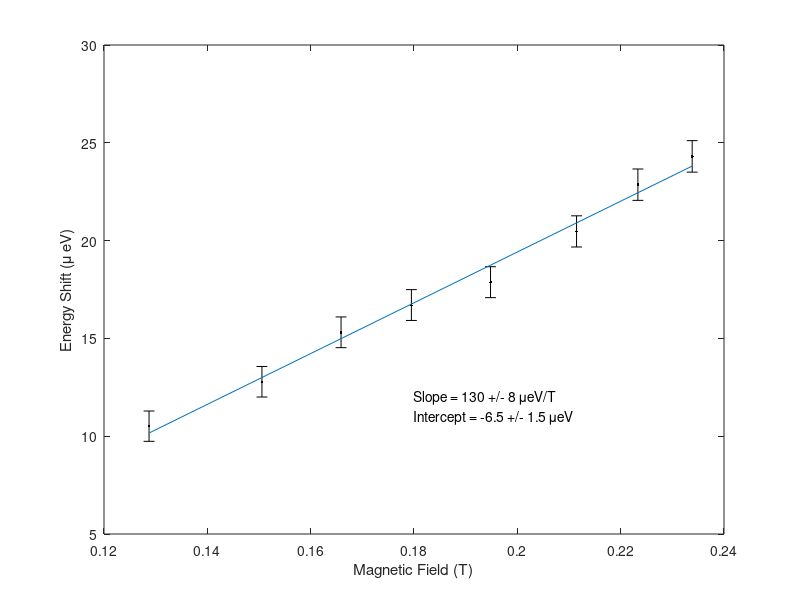

Write MATLAB code to recreate this figure.
% Zeeman Experiment
% weighted fitting of a line to the energy vs magnetic field
% the raw data is the angle obtained from the video camera.
% You will supply an estimate of the angular uncertainty for each angle
% measurement. Some typical data has been supplied below in the variable
% x (array of magnetic field values, in Gauss)
% alpha1 (initial angle of an unshifted bright fringe)
% alpha (array of angles you measure as a function of the magnetic
% delta_alpha1 (uncertainly in the initial angle)
% delta_alpha (uncertainty in the shifted angles)
% JPS & MJM 2016
clear all; clf;
h=6.63e-34; c=3e8; lam=644e-9;
% enter the data.
x = [1287.18596104  1505.68749629  1658.80938095  1794.94411507 1948.12964917  2114.60223365  2233.34119528  2338.41449766]; %the indep.
%which we convert from Gauss to Tesla
x=x/10000;
alpha1=0.77; %angle of unshifted spectral line (degrees)
%convert to radians
alpha1=alpha1*pi/180;
%the next line is the angle of one of the shifted lines corresponding to
%the various magnetic fields
alpha = [0.818 0.828 0.839 0.845 0.85 0.861 0.871 0.877];
%the angle
%convert to radians
alpha=alpha*pi/180;
beta1=asin(sin(alpha1)/1.46); %this is the internal angle in the Fabry

beta=asin(sin(alpha)/1.46);
% now calculate the energies
del_lam_over_lam=(cos(beta)/cos(beta1))-1;
E = -(h*c/lam)*del_lam_over_lam;
%and convert to micro_eV
E=1e6*E/1.6e-19;
%Get the uncertainties in the energies. This follows from the
%uncertainties in the angles, alpha1 and alpha
delta_alpha1 = 0.005/2;
delta_alpha = 0.005/2.*ones([1,length(alpha)]); %angle uncertainty
%convert to radians;
delta_alpha1=delta_alpha1*pi/180; delta_alpha=delta_alpha*pi/180;
%and find the uncertainty in beta
delta_beta1=delta_alpha1*(cos(alpha1)/(1.46*cos(beta1)));
delta_beta=delta_alpha.*(cos(alpha)./(1.46*cos(beta)));

deltaE=-(h*c/lam)*sqrt(((sin(beta)/cos(beta1)).*delta_beta).^2 +...
 (cos(beta)*sin(beta1)./(cos(beta1)).^2.*delta_beta1).^2);
deltaE=1e6*deltaE/1.6e-19; %the uncertainty in the energy in micro_eV
%plot the data
errorbar(x,E,deltaE,'k.');
xlabel('Magnetic Field (T)');
ylabel('Energy Shift (\mu eV)');
hold on
%Now compute the coefficients for the weighted fit. See equations 8.37,38
%and 39 in Taylor
w=1./(deltaE.^2); %the weights
del=sum(w*sum(w.*(x.^2)))-(sum(w.*x))^2;
A=(sum(w.*(x.^2))*sum(w.*E)-sum(w.*x)*sum(w.*x.*E))/del;
B=(sum(w)*sum(w.*x.*E)-sum(w.*x)*sum(w.*E))/del;
Fit=A+B*x;

sig_A=sqrt(sum(w.*(x.^2))/del);
sig_B=sqrt(sum(w)/del);
plot(x,Fit);
hold on 
text(0.18,12, ['Slope = 130 +/- 8 \mueV/T'])
text(0.18,11, ['Intercept = -6.5 +/- 1.5 \mueV'])
%What are the uncertainties in A and B?
%These are given by formulas quoted in problem 8.19
sig_A=sqrt(sum(w.*(x.^2))/del);
sig_B=sqrt(sum(w)/del);
disp(['the intercept is ' num2str(A) ' with uncertainty ' num2str(sig_A)])
disp(['the slope is ' num2str(B) ' with uncertainty ' num2str(sig_B)])